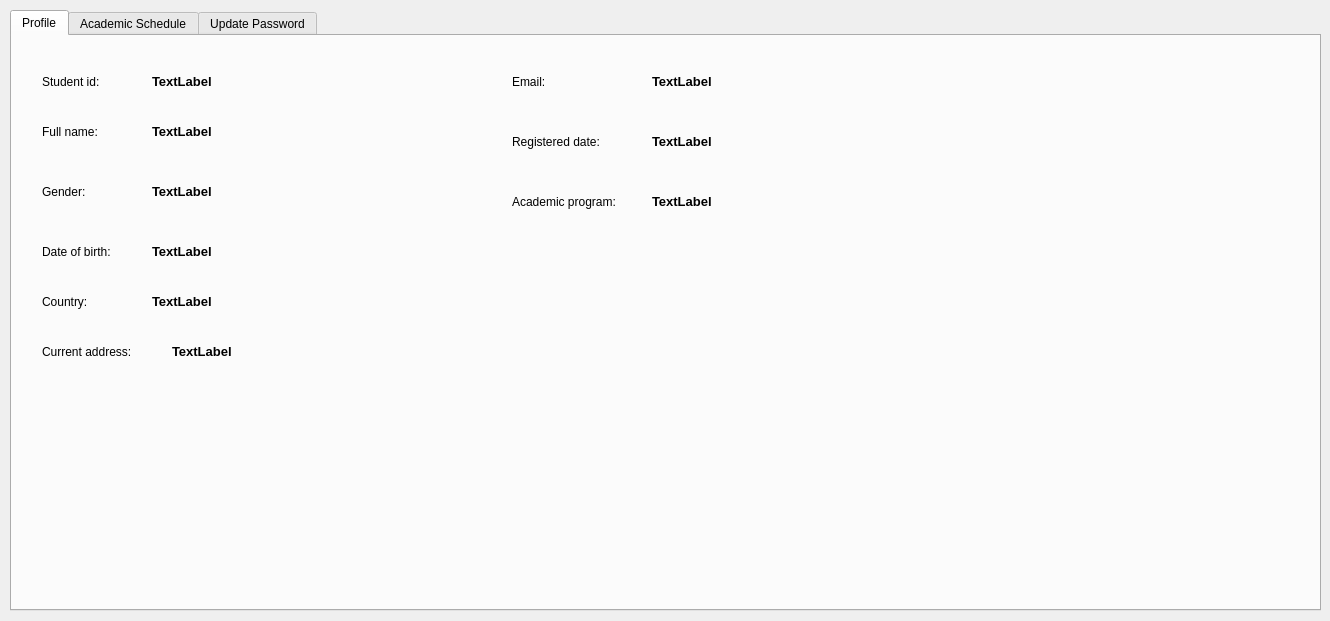
<?xml version="1.0" encoding="UTF-8"?>
<ui version="4.0">
 <class>windowStudent</class>
 <widget class="QMainWindow" name="windowStudent">
  <property name="geometry">
   <rect>
    <x>0</x>
    <y>0</y>
    <width>1330</width>
    <height>621</height>
   </rect>
  </property>
  <property name="windowTitle">
   <string>WindowStudent</string>
  </property>
  <widget class="QWidget" name="centralwidget">
   <widget class="QTabWidget" name="tabStudentUpdatePasswd">
    <property name="geometry">
     <rect>
      <x>10</x>
      <y>10</y>
      <width>1311</width>
      <height>601</height>
     </rect>
    </property>
    <property name="currentIndex">
     <number>0</number>
    </property>
    <widget class="QWidget" name="tabStudentProfile">
     <attribute name="title">
      <string>Profile</string>
     </attribute>
     <widget class="QLabel" name="label1">
      <property name="geometry">
       <rect>
        <x>30</x>
        <y>30</y>
        <width>101</width>
        <height>31</height>
       </rect>
      </property>
      <property name="text">
       <string>Student id:</string>
      </property>
     </widget>
     <widget class="QLabel" name="label1_2">
      <property name="geometry">
       <rect>
        <x>30</x>
        <y>80</y>
        <width>101</width>
        <height>31</height>
       </rect>
      </property>
      <property name="text">
       <string>Full name:</string>
      </property>
     </widget>
     <widget class="QLabel" name="label1_3">
      <property name="geometry">
       <rect>
        <x>30</x>
        <y>140</y>
        <width>101</width>
        <height>31</height>
       </rect>
      </property>
      <property name="text">
       <string>Gender:</string>
      </property>
     </widget>
     <widget class="QLabel" name="label1_4">
      <property name="geometry">
       <rect>
        <x>30</x>
        <y>200</y>
        <width>101</width>
        <height>31</height>
       </rect>
      </property>
      <property name="text">
       <string>Date of birth:</string>
      </property>
     </widget>
     <widget class="QLabel" name="label1_5">
      <property name="geometry">
       <rect>
        <x>30</x>
        <y>250</y>
        <width>101</width>
        <height>31</height>
       </rect>
      </property>
      <property name="text">
       <string>Country:</string>
      </property>
     </widget>
     <widget class="QLabel" name="label1_6">
      <property name="geometry">
       <rect>
        <x>30</x>
        <y>300</y>
        <width>101</width>
        <height>31</height>
       </rect>
      </property>
      <property name="text">
       <string>Current address:</string>
      </property>
     </widget>
     <widget class="QLabel" name="label1_7">
      <property name="geometry">
       <rect>
        <x>500</x>
        <y>30</y>
        <width>101</width>
        <height>31</height>
       </rect>
      </property>
      <property name="text">
       <string>Email:</string>
      </property>
     </widget>
     <widget class="QLabel" name="label1_8">
      <property name="geometry">
       <rect>
        <x>500</x>
        <y>90</y>
        <width>101</width>
        <height>31</height>
       </rect>
      </property>
      <property name="text">
       <string>Registered date:</string>
      </property>
     </widget>
     <widget class="QLabel" name="label1_9">
      <property name="geometry">
       <rect>
        <x>500</x>
        <y>150</y>
        <width>131</width>
        <height>31</height>
       </rect>
      </property>
      <property name="text">
       <string>Academic program:</string>
      </property>
     </widget>
     <widget class="QLabel" name="labelStudentId">
      <property name="geometry">
       <rect>
        <x>140</x>
        <y>30</y>
        <width>201</width>
        <height>31</height>
       </rect>
      </property>
      <property name="font">
       <font>
        <pointsize>10</pointsize>
        <weight>75</weight>
        <bold>true</bold>
       </font>
      </property>
      <property name="text">
       <string>TextLabel</string>
      </property>
     </widget>
     <widget class="QLabel" name="lbStudentFullName">
      <property name="geometry">
       <rect>
        <x>140</x>
        <y>80</y>
        <width>311</width>
        <height>31</height>
       </rect>
      </property>
      <property name="font">
       <font>
        <pointsize>10</pointsize>
        <weight>75</weight>
        <bold>true</bold>
       </font>
      </property>
      <property name="text">
       <string>TextLabel</string>
      </property>
     </widget>
     <widget class="QLabel" name="lbStudentGender">
      <property name="geometry">
       <rect>
        <x>140</x>
        <y>140</y>
        <width>201</width>
        <height>31</height>
       </rect>
      </property>
      <property name="font">
       <font>
        <pointsize>10</pointsize>
        <weight>75</weight>
        <bold>true</bold>
       </font>
      </property>
      <property name="text">
       <string>TextLabel</string>
      </property>
     </widget>
     <widget class="QLabel" name="lbStudentDateOfBirth">
      <property name="geometry">
       <rect>
        <x>140</x>
        <y>200</y>
        <width>261</width>
        <height>31</height>
       </rect>
      </property>
      <property name="font">
       <font>
        <pointsize>10</pointsize>
        <weight>75</weight>
        <bold>true</bold>
       </font>
      </property>
      <property name="text">
       <string>TextLabel</string>
      </property>
     </widget>
     <widget class="QLabel" name="lbStudentCountry">
      <property name="geometry">
       <rect>
        <x>140</x>
        <y>250</y>
        <width>331</width>
        <height>31</height>
       </rect>
      </property>
      <property name="font">
       <font>
        <pointsize>10</pointsize>
        <weight>75</weight>
        <bold>true</bold>
       </font>
      </property>
      <property name="text">
       <string>TextLabel</string>
      </property>
     </widget>
     <widget class="QLabel" name="lbStudentAddress">
      <property name="geometry">
       <rect>
        <x>160</x>
        <y>300</y>
        <width>461</width>
        <height>31</height>
       </rect>
      </property>
      <property name="font">
       <font>
        <pointsize>10</pointsize>
        <weight>75</weight>
        <bold>true</bold>
       </font>
      </property>
      <property name="text">
       <string>TextLabel</string>
      </property>
     </widget>
     <widget class="QLabel" name="lbStudentEmail">
      <property name="geometry">
       <rect>
        <x>640</x>
        <y>30</y>
        <width>321</width>
        <height>31</height>
       </rect>
      </property>
      <property name="font">
       <font>
        <pointsize>10</pointsize>
        <weight>75</weight>
        <bold>true</bold>
       </font>
      </property>
      <property name="text">
       <string>TextLabel</string>
      </property>
     </widget>
     <widget class="QLabel" name="lbStudentRegisteredDate">
      <property name="geometry">
       <rect>
        <x>640</x>
        <y>90</y>
        <width>281</width>
        <height>31</height>
       </rect>
      </property>
      <property name="font">
       <font>
        <pointsize>10</pointsize>
        <weight>75</weight>
        <bold>true</bold>
       </font>
      </property>
      <property name="text">
       <string>TextLabel</string>
      </property>
     </widget>
     <widget class="QLabel" name="lbStudentAcaProgram">
      <property name="geometry">
       <rect>
        <x>640</x>
        <y>150</y>
        <width>451</width>
        <height>31</height>
       </rect>
      </property>
      <property name="font">
       <font>
        <pointsize>10</pointsize>
        <weight>75</weight>
        <bold>true</bold>
       </font>
      </property>
      <property name="text">
       <string>TextLabel</string>
      </property>
     </widget>
    </widget>
    <widget class="QWidget" name="tabStudentSchedule">
     <attribute name="title">
      <string>Academic Schedule</string>
     </attribute>
     <widget class="QGroupBox" name="gbStudentSchedule">
      <property name="geometry">
       <rect>
        <x>10</x>
        <y>130</y>
        <width>1281</width>
        <height>431</height>
       </rect>
      </property>
      <property name="title">
       <string>Schedule</string>
      </property>
      <widget class="QTableView" name="tvStudentSchedule">
       <property name="geometry">
        <rect>
         <x>10</x>
         <y>40</y>
         <width>1261</width>
         <height>381</height>
        </rect>
       </property>
      </widget>
     </widget>
    </widget>
    <widget class="QWidget" name="tabStudentUpdatePassword">
     <attribute name="title">
      <string>Update Password</string>
     </attribute>
     <widget class="QGroupBox" name="groupBoxUpdatePass">
      <property name="geometry">
       <rect>
        <x>50</x>
        <y>50</y>
        <width>531</width>
        <height>281</height>
       </rect>
      </property>
      <property name="title">
       <string>Update password</string>
      </property>
      <widget class="QLabel" name="labelRepeatNewPasswd">
       <property name="geometry">
        <rect>
         <x>30</x>
         <y>190</y>
         <width>141</width>
         <height>21</height>
        </rect>
       </property>
       <property name="text">
        <string>Repeat new password:</string>
       </property>
      </widget>
      <widget class="QLabel" name="labelNewPasswd">
       <property name="geometry">
        <rect>
         <x>30</x>
         <y>130</y>
         <width>131</width>
         <height>21</height>
        </rect>
       </property>
       <property name="text">
        <string>New password:</string>
       </property>
      </widget>
      <widget class="QLabel" name="labelOldPasswd">
       <property name="geometry">
        <rect>
         <x>30</x>
         <y>40</y>
         <width>101</width>
         <height>21</height>
        </rect>
       </property>
       <property name="text">
        <string>Old password:</string>
       </property>
      </widget>
      <widget class="QLineEdit" name="lineEditOldPass">
       <property name="geometry">
        <rect>
         <x>180</x>
         <y>40</y>
         <width>271</width>
         <height>22</height>
        </rect>
       </property>
      </widget>
      <widget class="QLineEdit" name="lineEditNewPass">
       <property name="geometry">
        <rect>
         <x>180</x>
         <y>130</y>
         <width>271</width>
         <height>22</height>
        </rect>
       </property>
      </widget>
      <widget class="QLineEdit" name="lineEditNewPassRepeat">
       <property name="geometry">
        <rect>
         <x>180</x>
         <y>190</y>
         <width>271</width>
         <height>22</height>
        </rect>
       </property>
      </widget>
      <widget class="QLabel" name="labelError">
       <property name="enabled">
        <bool>true</bool>
       </property>
       <property name="geometry">
        <rect>
         <x>180</x>
         <y>240</y>
         <width>271</width>
         <height>21</height>
        </rect>
       </property>
       <property name="font">
        <font>
         <pointsize>10</pointsize>
         <weight>75</weight>
         <italic>true</italic>
         <bold>true</bold>
         <underline>false</underline>
         <strikeout>false</strikeout>
         <stylestrategy>PreferDefault</stylestrategy>
        </font>
       </property>
       <property name="autoFillBackground">
        <bool>true</bool>
       </property>
       <property name="text">
        <string>TextLabel</string>
       </property>
      </widget>
      <widget class="QLabel" name="labelErrorOldPass">
       <property name="enabled">
        <bool>true</bool>
       </property>
       <property name="geometry">
        <rect>
         <x>180</x>
         <y>80</y>
         <width>271</width>
         <height>21</height>
        </rect>
       </property>
       <property name="font">
        <font>
         <pointsize>10</pointsize>
         <weight>75</weight>
         <italic>true</italic>
         <bold>true</bold>
         <underline>false</underline>
         <strikeout>false</strikeout>
         <stylestrategy>PreferDefault</stylestrategy>
        </font>
       </property>
       <property name="autoFillBackground">
        <bool>true</bool>
       </property>
       <property name="text">
        <string>TextLabel</string>
       </property>
      </widget>
     </widget>
     <widget class="QPushButton" name="btnUpdatePasswd">
      <property name="geometry">
       <rect>
        <x>60</x>
        <y>350</y>
        <width>211</width>
        <height>51</height>
       </rect>
      </property>
      <property name="text">
       <string>Update password</string>
      </property>
     </widget>
    </widget>
   </widget>
  </widget>
 </widget>
 <resources/>
 <connections/>
</ui>
